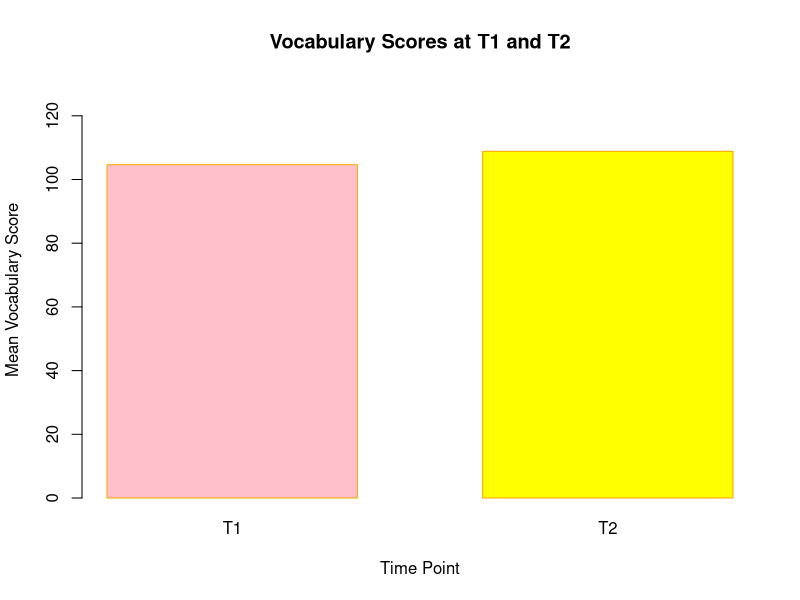
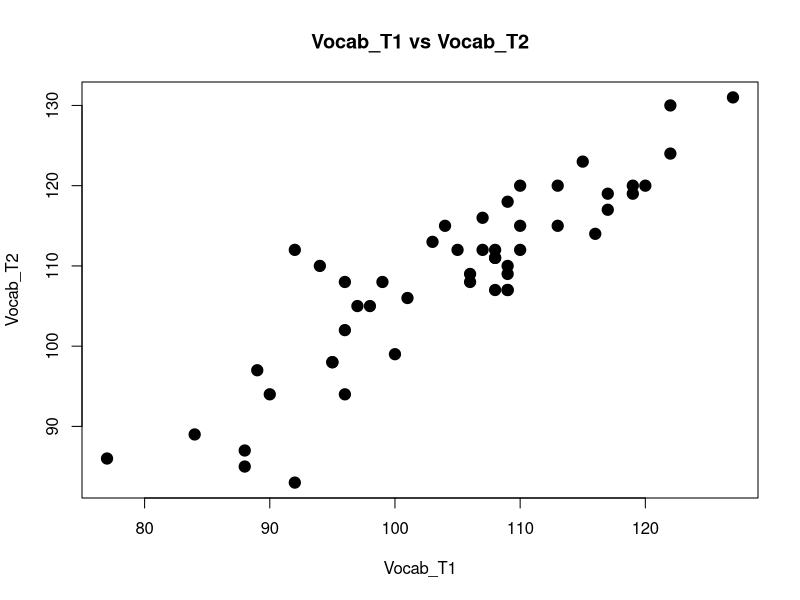

Recreate these plots in R, in order.
#Copied from Duck.ai/GPT-4o
x <- c(1, 2, 3, 4, 5)
mean(x)
"R Programming is easy!"
print("R Programming is easy!")
2+3
10/2
(5+3)*2
x <- 5
y <- x*2
print(x)
print(y)
name <- c("Alice", "James")
name
ages <- c(23,29,34)
names <- c("Alice", "Bob", "Clara")
data <- data.frame(name = names, age = ages)
mean(data$age)
a <- as.numeric(x)
b <- as.integer(y)
z <- 7
c <- as.complex(z)
a
b
c
#import the dataset here
myData <- read.csv("WorkshopData.csv")
mean_T1 <- mean(myData$Vocab_T1)
mean_T2 <- mean(myData$Vocab_T2)
#mean_T1
#mean_T2
#divide <- mean_T2/mean_T1
#divide
#sum(myData$Vocab_T1)
#sum(myData$Vocab_T1 + myData$Vocab_T2)
barplot(height = c(mean_T1, mean_T2),
        names.arg = c("T1", "T2"),
        col = c("pink", "yellow"),
        width = 0.2,                # thin bars
        space = 0.5,                # spacing between bars
        ylim = c(0, max(mean_T1, mean_T2) * 1.2),
        xlab = "Time Point",
        ylab = "Mean Vocabulary Score",
        main = "Vocabulary Scores at T1 and T2",
        border = "orange")
plot(myData$Vocab_T1, myData$Vocab_T2,
     pch = 19,         # Solid circle
     cex = 1.5,        # Make 150% size
     col = "#000000",  # Black
     main = "Vocab_T1 vs Vocab_T2",
     xlab = "Vocab_T1",
     ylab = "Vocab_T2")